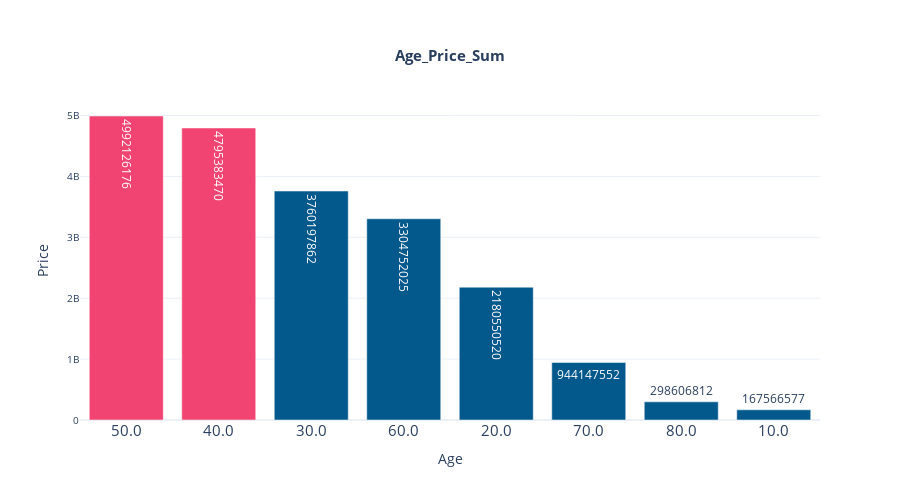

Write notebook code for a chart like this one.
### Code cell
# 데이터프레임 생성
import numpy as np
import pandas as pd
# df = pd.DataFrame(np.random.rand(10, 2), columns=['A', 'B'])


#막대그래프 그리기
import plotly.graph_objects as go
fig = go.Figure()
fig.add_trace(
    go.Bar(
        x=df_age_cnt['age'], y=df_age_cnt['ori_price'], text=df_age_cnt['ori_price'], textposition='auto',marker_color = colors,texttemplate='%{text:.0f}'
    )
)
fig.update_layout(
    {
        "title": {
            "text": "<b>Age_Price_Sum</b>",
            "x": 0.5,
            "y": 0.9,
            "font": {
                "size": 15
            }
        },
        "xaxis": {
            "title": "Age",
            # "showticklabels":True,
            # "tick0": "2017-01-31",
            # "dtick": "M1",
            "tickfont": {
                "size": 15               
            }
        },
        "yaxis": {
            "title": "Price",
            "tickfont": {
                "size": 10                
            }
        },
        "template":'plotly_white',
        "showlegend": False,
        "autosize":False,
        "width":900,
        "height":500
    }
)

### Figure 1 — Plotly figure (JSON) as saved in the notebook; plotly's stock layout.template omitted (floating-point values rounded to 4 significant figures)
{"data": [{"marker": {"color": ["#F24472", "#F24472", "#03588C", "#03588C", "#03588C", "#03588C", "#03588C", "#03588C"]}, "text": [4992000000.0, 4795000000.0, 3760000000.0, 3305000000.0, 2181000000.0, 944100000.0, 298600000.0, 167600000.0], "textposition": "auto", "texttemplate": "%{text:.0f}", "type": "bar", "x": ["50.0", "40.0", "30.0", "60.0", "20.0", "70.0", "80.0", "10.0"], "y": [4992000000.0, 4795000000.0, 3760000000.0, 3305000000.0, 2181000000.0, 944100000.0, 298600000.0, 167600000.0]}], "layout": {"autosize": false, "height": 500, "showlegend": false, "title": {"font": {"size": 15}, "text": "<b>Age_Price_Sum</b>", "x": 0.5, "y": 0.9}, "width": 900, "xaxis": {"tickfont": {"size": 15}, "title": {"text": "Age"}}, "yaxis": {"tickfont": {"size": 10}, "title": {"text": "Price"}}}}
